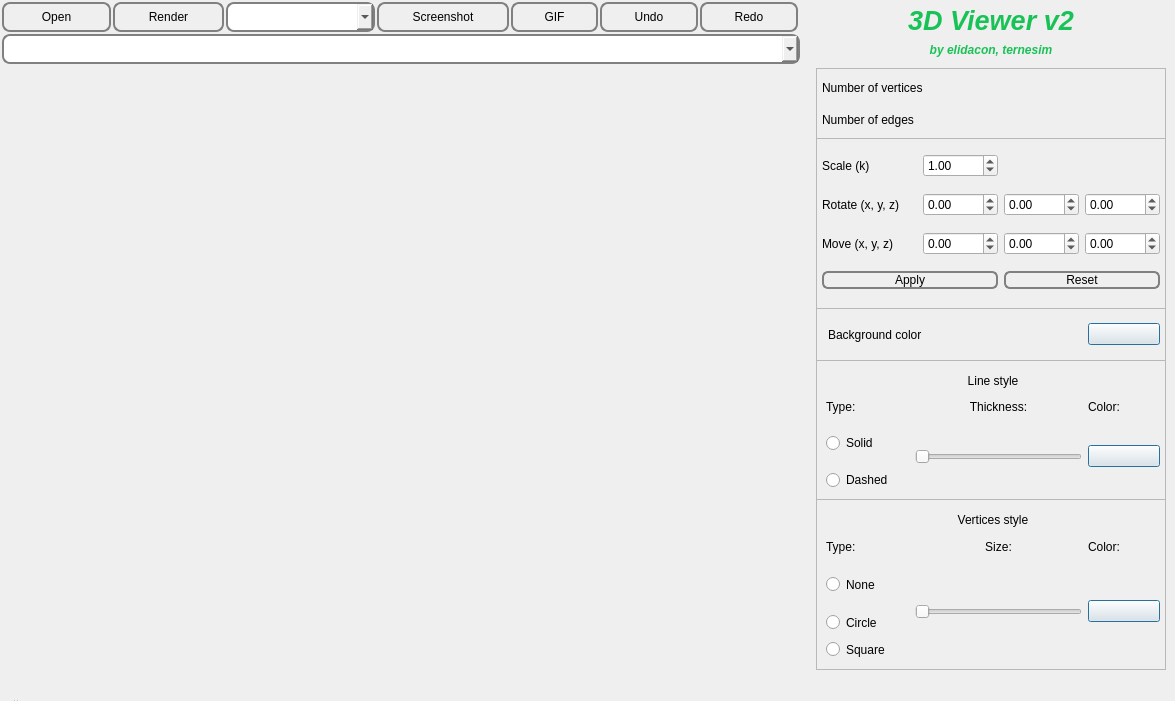
<?xml version="1.0" encoding="UTF-8"?>
<ui version="4.0">
 <class>View</class>
 <widget class="QMainWindow" name="View">
  <property name="geometry">
   <rect>
    <x>0</x>
    <y>0</y>
    <width>1175</width>
    <height>701</height>
   </rect>
  </property>
  <property name="minimumSize">
   <size>
    <width>1175</width>
    <height>701</height>
   </size>
  </property>
  <property name="maximumSize">
   <size>
    <width>1175</width>
    <height>701</height>
   </size>
  </property>
  <property name="windowTitle">
   <string>3D Viewer v2</string>
  </property>
  <widget class="QWidget" name="centralwidget">
   <widget class="QPushButton" name="openFile">
    <property name="geometry">
     <rect>
      <x>2</x>
      <y>2</y>
      <width>109</width>
      <height>30</height>
     </rect>
    </property>
    <property name="styleSheet">
     <string notr="true">QPushButton {
   border: 2px solid gray;
  border-radius: 8px;
}</string>
    </property>
    <property name="text">
     <string>Open</string>
    </property>
    <property name="default">
     <bool>true</bool>
    </property>
   </widget>
   <widget class="scp::GLWidget" name="openGLWidget" native="true">
    <property name="geometry">
     <rect>
      <x>2</x>
      <y>68</y>
      <width>800</width>
      <height>600</height>
     </rect>
    </property>
    <property name="autoFillBackground">
     <bool>true</bool>
    </property>
   </widget>
   <widget class="QComboBox" name="projectionType">
    <property name="geometry">
     <rect>
      <x>226</x>
      <y>2</y>
      <width>149</width>
      <height>30</height>
     </rect>
    </property>
    <property name="styleSheet">
     <string notr="true">QComboBox{
   border: 2px solid gray;
  border-radius: 8px;
}</string>
    </property>
   </widget>
   <widget class="QPushButton" name="takeScreenshot">
    <property name="geometry">
     <rect>
      <x>377</x>
      <y>2</y>
      <width>132</width>
      <height>30</height>
     </rect>
    </property>
    <property name="styleSheet">
     <string notr="true">QPushButton {
   border: 2px solid gray;
  border-radius: 8px;
}</string>
    </property>
    <property name="text">
     <string>Screenshot</string>
    </property>
    <property name="default">
     <bool>true</bool>
    </property>
   </widget>
   <widget class="QPushButton" name="getGIF">
    <property name="geometry">
     <rect>
      <x>511</x>
      <y>2</y>
      <width>87</width>
      <height>30</height>
     </rect>
    </property>
    <property name="styleSheet">
     <string notr="true">QPushButton {
   border: 2px solid gray;
  border-radius: 8px;
}</string>
    </property>
    <property name="text">
     <string>GIF</string>
    </property>
    <property name="default">
     <bool>true</bool>
    </property>
   </widget>
   <widget class="QPushButton" name="renderFile">
    <property name="geometry">
     <rect>
      <x>113</x>
      <y>2</y>
      <width>111</width>
      <height>30</height>
     </rect>
    </property>
    <property name="styleSheet">
     <string notr="true">QPushButton {
   border: 2px solid gray;
  border-radius: 8px;
}</string>
    </property>
    <property name="text">
     <string>Render</string>
    </property>
    <property name="default">
     <bool>true</bool>
    </property>
   </widget>
   <widget class="QFrame" name="frame_2">
    <property name="geometry">
     <rect>
      <x>816</x>
      <y>499</y>
      <width>350</width>
      <height>171</height>
     </rect>
    </property>
    <property name="frameShape">
     <enum>QFrame::StyledPanel</enum>
    </property>
    <property name="frameShadow">
     <enum>QFrame::Raised</enum>
    </property>
    <layout class="QGridLayout" name="gridLayout_4">
     <property name="rightMargin">
      <number>5</number>
     </property>
     <item row="1" column="3">
      <widget class="QLabel" name="labelVerticesColor">
       <property name="text">
        <string>Color:</string>
       </property>
      </widget>
     </item>
     <item row="1" column="0">
      <widget class="QLabel" name="labelVerticesDisplay">
       <property name="text">
        <string>Type:</string>
       </property>
      </widget>
     </item>
     <item row="1" column="1" colspan="2">
      <widget class="QLabel" name="labelVerticesSize">
       <property name="text">
        <string>Size:</string>
       </property>
       <property name="alignment">
        <set>Qt::AlignCenter</set>
       </property>
      </widget>
     </item>
     <item row="5" column="0">
      <widget class="QRadioButton" name="squareVerticeType">
       <property name="sizePolicy">
        <sizepolicy hsizetype="Minimum" vsizetype="Preferred">
         <horstretch>0</horstretch>
         <verstretch>0</verstretch>
        </sizepolicy>
       </property>
       <property name="text">
        <string>Square</string>
       </property>
      </widget>
     </item>
     <item row="2" column="0" rowspan="2">
      <widget class="QRadioButton" name="noneVerticeType">
       <property name="sizePolicy">
        <sizepolicy hsizetype="Minimum" vsizetype="Preferred">
         <horstretch>0</horstretch>
         <verstretch>0</verstretch>
        </sizepolicy>
       </property>
       <property name="text">
        <string>None</string>
       </property>
      </widget>
     </item>
     <item row="0" column="0" colspan="4">
      <widget class="QLabel" name="labelVerticesStyle">
       <property name="text">
        <string>Vertices style</string>
       </property>
       <property name="alignment">
        <set>Qt::AlignCenter</set>
       </property>
      </widget>
     </item>
     <item row="4" column="0">
      <widget class="QRadioButton" name="circleVerticeType">
       <property name="sizePolicy">
        <sizepolicy hsizetype="Minimum" vsizetype="Preferred">
         <horstretch>0</horstretch>
         <verstretch>0</verstretch>
        </sizepolicy>
       </property>
       <property name="text">
        <string>Circle</string>
       </property>
      </widget>
     </item>
     <item row="2" column="3" rowspan="4">
      <widget class="QPushButton" name="verticeColor">
       <property name="sizePolicy">
        <sizepolicy hsizetype="Fixed" vsizetype="Fixed">
         <horstretch>0</horstretch>
         <verstretch>0</verstretch>
        </sizepolicy>
       </property>
       <property name="minimumSize">
        <size>
         <width>72</width>
         <height>0</height>
        </size>
       </property>
       <property name="text">
        <string/>
       </property>
       <property name="default">
        <bool>true</bool>
       </property>
      </widget>
     </item>
     <item row="2" column="1" rowspan="4" colspan="2">
      <widget class="QSlider" name="verticeSize">
       <property name="sizePolicy">
        <sizepolicy hsizetype="Preferred" vsizetype="Expanding">
         <horstretch>0</horstretch>
         <verstretch>0</verstretch>
        </sizepolicy>
       </property>
       <property name="minimumSize">
        <size>
         <width>0</width>
         <height>0</height>
        </size>
       </property>
       <property name="minimum">
        <number>1</number>
       </property>
       <property name="maximum">
        <number>50</number>
       </property>
       <property name="orientation">
        <enum>Qt::Horizontal</enum>
       </property>
      </widget>
     </item>
    </layout>
   </widget>
   <widget class="QFrame" name="frame">
    <property name="geometry">
     <rect>
      <x>816</x>
      <y>360</y>
      <width>350</width>
      <height>140</height>
     </rect>
    </property>
    <property name="frameShape">
     <enum>QFrame::StyledPanel</enum>
    </property>
    <property name="frameShadow">
     <enum>QFrame::Raised</enum>
    </property>
    <layout class="QGridLayout" name="gridLayout_3">
     <property name="rightMargin">
      <number>5</number>
     </property>
     <item row="0" column="0" colspan="4">
      <widget class="QLabel" name="labelLineStyle">
       <property name="text">
        <string>Line style</string>
       </property>
       <property name="alignment">
        <set>Qt::AlignCenter</set>
       </property>
      </widget>
     </item>
     <item row="1" column="3">
      <widget class="QLabel" name="labelLineColor">
       <property name="text">
        <string>Color:</string>
       </property>
      </widget>
     </item>
     <item row="2" column="0" rowspan="2">
      <widget class="QRadioButton" name="solidLineType">
       <property name="text">
        <string>Solid</string>
       </property>
      </widget>
     </item>
     <item row="2" column="3" rowspan="3">
      <widget class="QPushButton" name="lineColor">
       <property name="sizePolicy">
        <sizepolicy hsizetype="Fixed" vsizetype="Fixed">
         <horstretch>0</horstretch>
         <verstretch>0</verstretch>
        </sizepolicy>
       </property>
       <property name="minimumSize">
        <size>
         <width>72</width>
         <height>0</height>
        </size>
       </property>
       <property name="text">
        <string/>
       </property>
       <property name="default">
        <bool>true</bool>
       </property>
      </widget>
     </item>
     <item row="1" column="0">
      <widget class="QLabel" name="labelLineType">
       <property name="text">
        <string>Type:</string>
       </property>
      </widget>
     </item>
     <item row="1" column="1" colspan="2">
      <widget class="QLabel" name="labelLineThickness">
       <property name="text">
        <string>Thickness:</string>
       </property>
       <property name="alignment">
        <set>Qt::AlignCenter</set>
       </property>
      </widget>
     </item>
     <item row="4" column="0">
      <widget class="QRadioButton" name="dashedLineType">
       <property name="text">
        <string>Dashed</string>
       </property>
      </widget>
     </item>
     <item row="2" column="1" rowspan="3" colspan="2">
      <widget class="QSlider" name="lineThickness">
       <property name="sizePolicy">
        <sizepolicy hsizetype="Expanding" vsizetype="Expanding">
         <horstretch>0</horstretch>
         <verstretch>0</verstretch>
        </sizepolicy>
       </property>
       <property name="minimumSize">
        <size>
         <width>151</width>
         <height>0</height>
        </size>
       </property>
       <property name="minimum">
        <number>1</number>
       </property>
       <property name="maximum">
        <number>100</number>
       </property>
       <property name="orientation">
        <enum>Qt::Horizontal</enum>
       </property>
      </widget>
     </item>
    </layout>
   </widget>
   <widget class="QFrame" name="frame_3">
    <property name="geometry">
     <rect>
      <x>816</x>
      <y>308</y>
      <width>350</width>
      <height>53</height>
     </rect>
    </property>
    <property name="sizePolicy">
     <sizepolicy hsizetype="Fixed" vsizetype="Preferred">
      <horstretch>0</horstretch>
      <verstretch>0</verstretch>
     </sizepolicy>
    </property>
    <property name="frameShape">
     <enum>QFrame::StyledPanel</enum>
    </property>
    <property name="frameShadow">
     <enum>QFrame::Raised</enum>
    </property>
    <layout class="QHBoxLayout" name="horizontalLayout">
     <property name="leftMargin">
      <number>11</number>
     </property>
     <property name="topMargin">
      <number>5</number>
     </property>
     <property name="rightMargin">
      <number>5</number>
     </property>
     <property name="bottomMargin">
      <number>5</number>
     </property>
     <item>
      <widget class="QLabel" name="labelBackgroundColor">
       <property name="text">
        <string>Background color</string>
       </property>
      </widget>
     </item>
     <item>
      <widget class="QPushButton" name="bgColor">
       <property name="sizePolicy">
        <sizepolicy hsizetype="Fixed" vsizetype="Fixed">
         <horstretch>0</horstretch>
         <verstretch>0</verstretch>
        </sizepolicy>
       </property>
       <property name="minimumSize">
        <size>
         <width>72</width>
         <height>0</height>
        </size>
       </property>
       <property name="text">
        <string/>
       </property>
       <property name="default">
        <bool>true</bool>
       </property>
      </widget>
     </item>
    </layout>
   </widget>
   <widget class="QFrame" name="frame_5">
    <property name="geometry">
     <rect>
      <x>816</x>
      <y>68</y>
      <width>350</width>
      <height>71</height>
     </rect>
    </property>
    <property name="frameShape">
     <enum>QFrame::StyledPanel</enum>
    </property>
    <property name="frameShadow">
     <enum>QFrame::Raised</enum>
    </property>
    <layout class="QGridLayout" name="gridLayout_2">
     <property name="leftMargin">
      <number>5</number>
     </property>
     <property name="topMargin">
      <number>5</number>
     </property>
     <property name="rightMargin">
      <number>5</number>
     </property>
     <property name="bottomMargin">
      <number>5</number>
     </property>
     <item row="0" column="0">
      <widget class="QLabel" name="numVerticesText">
       <property name="text">
        <string>Number of vertices</string>
       </property>
      </widget>
     </item>
     <item row="0" column="1">
      <widget class="QLabel" name="numVertices">
       <property name="text">
        <string/>
       </property>
      </widget>
     </item>
     <item row="1" column="0">
      <widget class="QLabel" name="numEdgesText">
       <property name="text">
        <string>Number of edges</string>
       </property>
      </widget>
     </item>
     <item row="1" column="1">
      <widget class="QLabel" name="numEdges">
       <property name="text">
        <string/>
       </property>
      </widget>
     </item>
    </layout>
   </widget>
   <widget class="QFrame" name="frame_4">
    <property name="geometry">
     <rect>
      <x>816</x>
      <y>138</y>
      <width>350</width>
      <height>171</height>
     </rect>
    </property>
    <property name="frameShape">
     <enum>QFrame::StyledPanel</enum>
    </property>
    <property name="frameShadow">
     <enum>QFrame::Raised</enum>
    </property>
    <layout class="QGridLayout" name="gridLayout">
     <property name="leftMargin">
      <number>5</number>
     </property>
     <property name="topMargin">
      <number>5</number>
     </property>
     <property name="rightMargin">
      <number>5</number>
     </property>
     <property name="bottomMargin">
      <number>5</number>
     </property>
     <item row="2" column="0">
      <widget class="QLabel" name="move_text">
       <property name="text">
        <string>Move (x, y, z)</string>
       </property>
      </widget>
     </item>
     <item row="1" column="0" colspan="2">
      <widget class="QLabel" name="rotate_text">
       <property name="text">
        <string>Rotate (x, y, z)</string>
       </property>
      </widget>
     </item>
     <item row="0" column="2">
      <widget class="QDoubleSpinBox" name="scale_on_k">
       <property name="minimum">
        <double>-1000.000000000000000</double>
       </property>
       <property name="maximum">
        <double>1000.000000000000000</double>
       </property>
       <property name="value">
        <double>1.000000000000000</double>
       </property>
      </widget>
     </item>
     <item row="3" column="3" colspan="2">
      <widget class="QPushButton" name="resetAffine">
       <property name="styleSheet">
        <string notr="true">QPushButton {
   border: 2px solid gray;
  border-radius: 6px;
}</string>
       </property>
       <property name="text">
        <string>Reset</string>
       </property>
       <property name="default">
        <bool>true</bool>
       </property>
      </widget>
     </item>
     <item row="0" column="0" colspan="2">
      <widget class="QLabel" name="scale_text">
       <property name="text">
        <string>Scale (k)</string>
       </property>
      </widget>
     </item>
     <item row="1" column="2">
      <widget class="QDoubleSpinBox" name="rotate_x">
       <property name="sizePolicy">
        <sizepolicy hsizetype="Fixed" vsizetype="Minimum">
         <horstretch>0</horstretch>
         <verstretch>0</verstretch>
        </sizepolicy>
       </property>
       <property name="baseSize">
        <size>
         <width>71</width>
         <height>0</height>
        </size>
       </property>
       <property name="layoutDirection">
        <enum>Qt::LeftToRight</enum>
       </property>
       <property name="minimum">
        <double>-1000.000000000000000</double>
       </property>
       <property name="maximum">
        <double>1000.990000000000009</double>
       </property>
       <property name="value">
        <double>0.000000000000000</double>
       </property>
      </widget>
     </item>
     <item row="2" column="2">
      <widget class="QDoubleSpinBox" name="move_on_x">
       <property name="sizePolicy">
        <sizepolicy hsizetype="Fixed" vsizetype="Fixed">
         <horstretch>0</horstretch>
         <verstretch>0</verstretch>
        </sizepolicy>
       </property>
       <property name="baseSize">
        <size>
         <width>71</width>
         <height>0</height>
        </size>
       </property>
       <property name="layoutDirection">
        <enum>Qt::LeftToRight</enum>
       </property>
       <property name="minimum">
        <double>-1000.000000000000000</double>
       </property>
       <property name="maximum">
        <double>1000.000000000000000</double>
       </property>
       <property name="value">
        <double>0.000000000000000</double>
       </property>
      </widget>
     </item>
     <item row="2" column="3">
      <widget class="QDoubleSpinBox" name="move_on_y">
       <property name="sizePolicy">
        <sizepolicy hsizetype="Fixed" vsizetype="Fixed">
         <horstretch>0</horstretch>
         <verstretch>0</verstretch>
        </sizepolicy>
       </property>
       <property name="baseSize">
        <size>
         <width>71</width>
         <height>0</height>
        </size>
       </property>
       <property name="layoutDirection">
        <enum>Qt::LeftToRight</enum>
       </property>
       <property name="minimum">
        <double>-1000.000000000000000</double>
       </property>
       <property name="maximum">
        <double>1000.000000000000000</double>
       </property>
       <property name="value">
        <double>0.000000000000000</double>
       </property>
      </widget>
     </item>
     <item row="1" column="4">
      <widget class="QDoubleSpinBox" name="rotate_z">
       <property name="sizePolicy">
        <sizepolicy hsizetype="Fixed" vsizetype="Fixed">
         <horstretch>0</horstretch>
         <verstretch>0</verstretch>
        </sizepolicy>
       </property>
       <property name="baseSize">
        <size>
         <width>71</width>
         <height>0</height>
        </size>
       </property>
       <property name="layoutDirection">
        <enum>Qt::LeftToRight</enum>
       </property>
       <property name="minimum">
        <double>-1000.000000000000000</double>
       </property>
       <property name="maximum">
        <double>1000.990000000000009</double>
       </property>
       <property name="value">
        <double>0.000000000000000</double>
       </property>
      </widget>
     </item>
     <item row="1" column="3">
      <widget class="QDoubleSpinBox" name="rotate_y">
       <property name="sizePolicy">
        <sizepolicy hsizetype="Fixed" vsizetype="Fixed">
         <horstretch>0</horstretch>
         <verstretch>0</verstretch>
        </sizepolicy>
       </property>
       <property name="baseSize">
        <size>
         <width>71</width>
         <height>0</height>
        </size>
       </property>
       <property name="layoutDirection">
        <enum>Qt::LeftToRight</enum>
       </property>
       <property name="minimum">
        <double>-1000.000000000000000</double>
       </property>
       <property name="maximum">
        <double>1000.990000000000009</double>
       </property>
       <property name="value">
        <double>0.000000000000000</double>
       </property>
      </widget>
     </item>
     <item row="2" column="4">
      <widget class="QDoubleSpinBox" name="move_on_z">
       <property name="sizePolicy">
        <sizepolicy hsizetype="Fixed" vsizetype="Fixed">
         <horstretch>0</horstretch>
         <verstretch>0</verstretch>
        </sizepolicy>
       </property>
       <property name="baseSize">
        <size>
         <width>71</width>
         <height>0</height>
        </size>
       </property>
       <property name="layoutDirection">
        <enum>Qt::LeftToRight</enum>
       </property>
       <property name="minimum">
        <double>-1000.000000000000000</double>
       </property>
       <property name="maximum">
        <double>1000.000000000000000</double>
       </property>
       <property name="singleStep">
        <double>1.000000000000000</double>
       </property>
       <property name="value">
        <double>0.000000000000000</double>
       </property>
      </widget>
     </item>
     <item row="3" column="0" colspan="3">
      <widget class="QPushButton" name="applyAffine">
       <property name="styleSheet">
        <string notr="true">QPushButton {
   border: 2px solid gray;
  border-radius: 6px;
}</string>
       </property>
       <property name="text">
        <string>Apply</string>
       </property>
       <property name="default">
        <bool>true</bool>
       </property>
      </widget>
     </item>
    </layout>
   </widget>
   <widget class="QLabel" name="labelProgName">
    <property name="geometry">
     <rect>
      <x>816</x>
      <y>0</y>
      <width>350</width>
      <height>41</height>
     </rect>
    </property>
    <property name="font">
     <font>
      <pointsize>20</pointsize>
      <italic>true</italic>
      <bold>true</bold>
      <underline>false</underline>
     </font>
    </property>
    <property name="styleSheet">
     <string notr="true">color: #19c257</string>
    </property>
    <property name="text">
     <string>3D Viewer v2</string>
    </property>
    <property name="alignment">
     <set>Qt::AlignCenter</set>
    </property>
   </widget>
   <widget class="QLabel" name="labelAuthors">
    <property name="geometry">
     <rect>
      <x>816</x>
      <y>40</y>
      <width>350</width>
      <height>20</height>
     </rect>
    </property>
    <property name="font">
     <font>
      <italic>true</italic>
      <bold>true</bold>
     </font>
    </property>
    <property name="styleSheet">
     <string notr="true">color: #19c257</string>
    </property>
    <property name="text">
     <string>by elidacon, ternesim</string>
    </property>
    <property name="alignment">
     <set>Qt::AlignCenter</set>
    </property>
   </widget>
   <widget class="QPushButton" name="undo_button">
    <property name="geometry">
     <rect>
      <x>600</x>
      <y>2</y>
      <width>98</width>
      <height>30</height>
     </rect>
    </property>
    <property name="styleSheet">
     <string notr="true">QPushButton {
   border: 2px solid gray;
  border-radius: 8px;
}</string>
    </property>
    <property name="text">
     <string>Undo</string>
    </property>
    <property name="icon">
     <iconset theme="edit-undo">
      <normaloff>.</normaloff>.</iconset>
    </property>
    <property name="default">
     <bool>true</bool>
    </property>
   </widget>
   <widget class="QPushButton" name="redo_button">
    <property name="geometry">
     <rect>
      <x>700</x>
      <y>2</y>
      <width>98</width>
      <height>30</height>
     </rect>
    </property>
    <property name="styleSheet">
     <string notr="true">QPushButton {
   border: 2px solid gray;
  border-radius: 8px;
}</string>
    </property>
    <property name="text">
     <string>Redo</string>
    </property>
    <property name="icon">
     <iconset theme="edit-redo">
      <normaloff>.</normaloff>.</iconset>
    </property>
    <property name="default">
     <bool>true</bool>
    </property>
   </widget>
   <widget class="QComboBox" name="filePath">
    <property name="geometry">
     <rect>
      <x>2</x>
      <y>34</y>
      <width>798</width>
      <height>30</height>
     </rect>
    </property>
    <property name="styleSheet">
     <string notr="true">QComboBox{
   border: 2px solid gray;
  border-radius: 8px;
}</string>
    </property>
    <property name="currentText">
     <string/>
    </property>
   </widget>
   <zorder>frame_5</zorder>
   <zorder>openFile</zorder>
   <zorder>openGLWidget</zorder>
   <zorder>projectionType</zorder>
   <zorder>takeScreenshot</zorder>
   <zorder>getGIF</zorder>
   <zorder>filePath</zorder>
   <zorder>renderFile</zorder>
   <zorder>frame_2</zorder>
   <zorder>frame</zorder>
   <zorder>frame_3</zorder>
   <zorder>frame_4</zorder>
   <zorder>labelProgName</zorder>
   <zorder>labelAuthors</zorder>
   <zorder>undo_button</zorder>
   <zorder>redo_button</zorder>
  </widget>
  <widget class="QMenuBar" name="menubar">
   <property name="geometry">
    <rect>
     <x>0</x>
     <y>0</y>
     <width>1175</width>
     <height>25</height>
    </rect>
   </property>
  </widget>
  <widget class="QStatusBar" name="statusbar">
   <property name="sizePolicy">
    <sizepolicy hsizetype="Fixed" vsizetype="Fixed">
     <horstretch>0</horstretch>
     <verstretch>0</verstretch>
    </sizepolicy>
   </property>
   <property name="minimumSize">
    <size>
     <width>0</width>
     <height>1</height>
    </size>
   </property>
   <property name="baseSize">
    <size>
     <width>0</width>
     <height>1</height>
    </size>
   </property>
  </widget>
 </widget>
 <customwidgets>
  <customwidget>
   <class>scp::GLWidget</class>
   <extends>QWidget</extends>
   <header>./view/scp_glwidget.h</header>
   <container>1</container>
  </customwidget>
 </customwidgets>
 <tabstops>
  <tabstop>filePath</tabstop>
  <tabstop>openFile</tabstop>
  <tabstop>renderFile</tabstop>
  <tabstop>projectionType</tabstop>
  <tabstop>takeScreenshot</tabstop>
  <tabstop>getGIF</tabstop>
  <tabstop>scale_on_k</tabstop>
  <tabstop>rotate_x</tabstop>
  <tabstop>rotate_y</tabstop>
  <tabstop>rotate_z</tabstop>
  <tabstop>move_on_x</tabstop>
  <tabstop>move_on_y</tabstop>
  <tabstop>move_on_z</tabstop>
  <tabstop>applyAffine</tabstop>
  <tabstop>resetAffine</tabstop>
  <tabstop>bgColor</tabstop>
  <tabstop>solidLineType</tabstop>
  <tabstop>dashedLineType</tabstop>
  <tabstop>lineThickness</tabstop>
  <tabstop>lineColor</tabstop>
  <tabstop>noneVerticeType</tabstop>
  <tabstop>circleVerticeType</tabstop>
  <tabstop>squareVerticeType</tabstop>
  <tabstop>verticeSize</tabstop>
  <tabstop>verticeColor</tabstop>
 </tabstops>
 <resources/>
 <connections/>
</ui>
